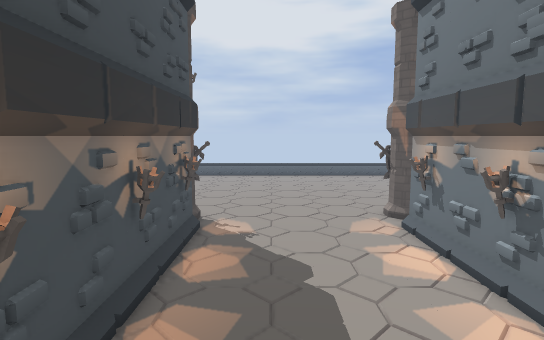
View 1 (above)

17 first-person views from a walk through a Godot game level. The camera is 1.2 m above the floor, tilts 6° down and sees 80° across. The floor is counted in squares, 1 m on a side. Each view is taken from the middle of a square. On the plan, view 1 faces up. The plan holds only what a view shows up to about 14 squares ahead; the rest is blank. The place goes on beyond the plan. Flat picture figures and markers are left out. Some surface patterns are stand-ins.

View 2
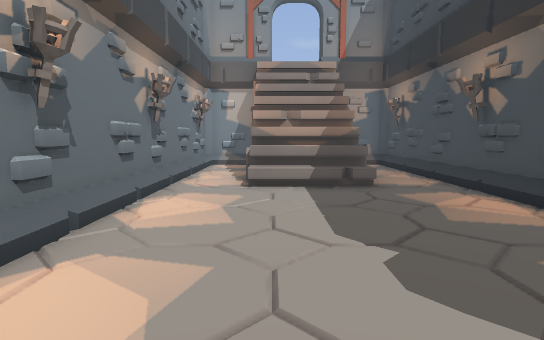

View 3
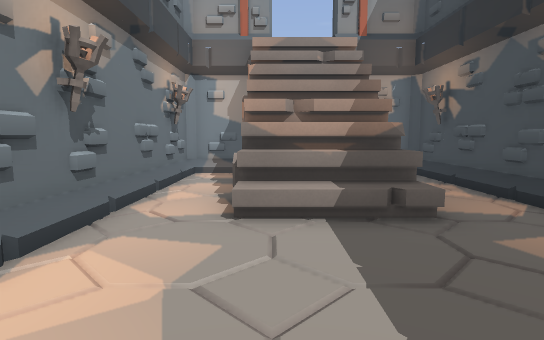

View 4
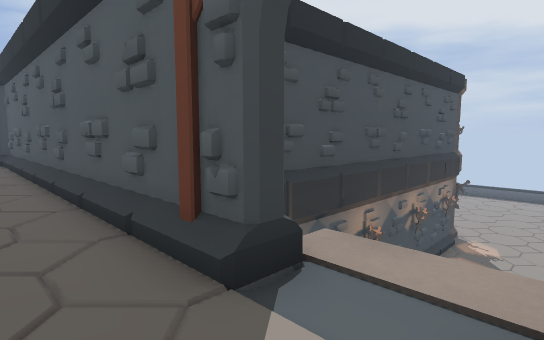

View 5
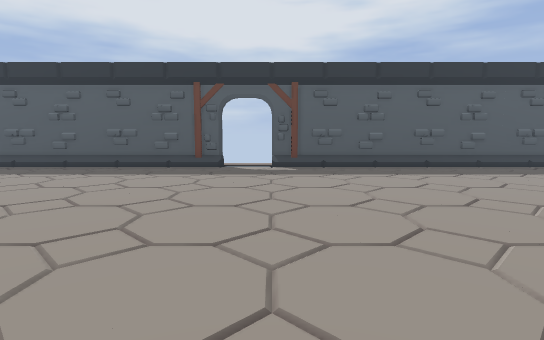

View 6
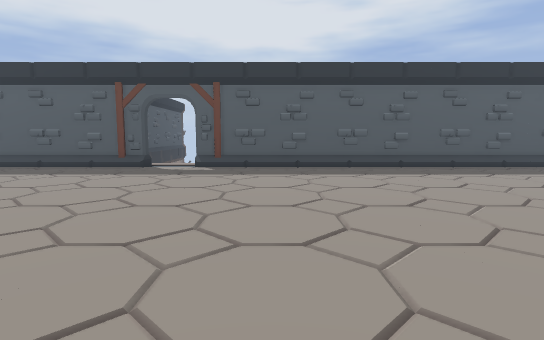

View 7
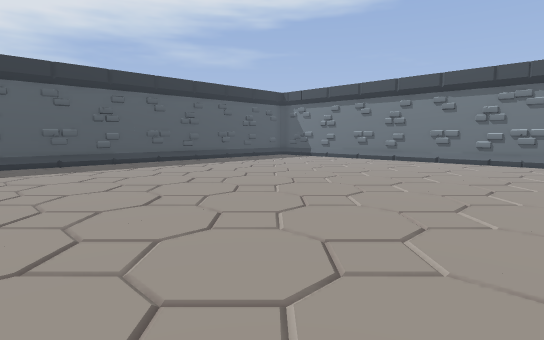

View 8
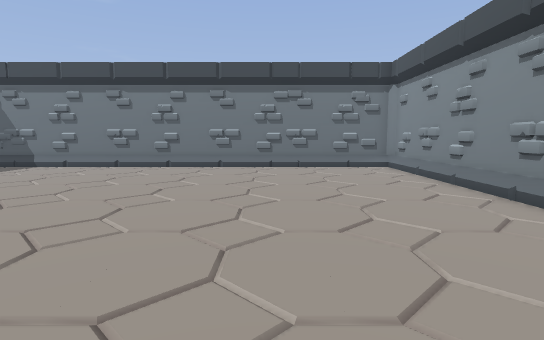

View 9
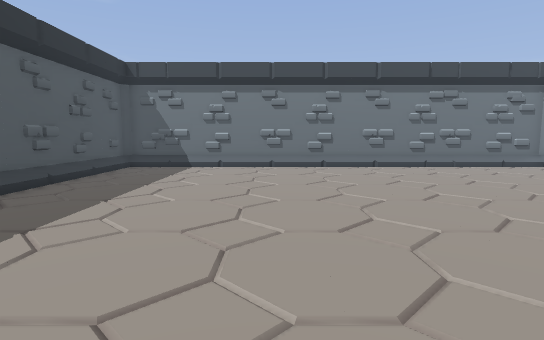

View 10
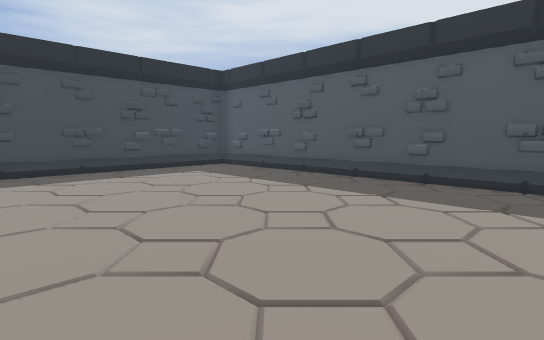

View 11
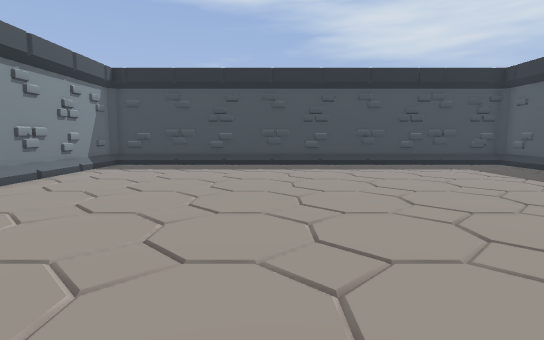

View 12
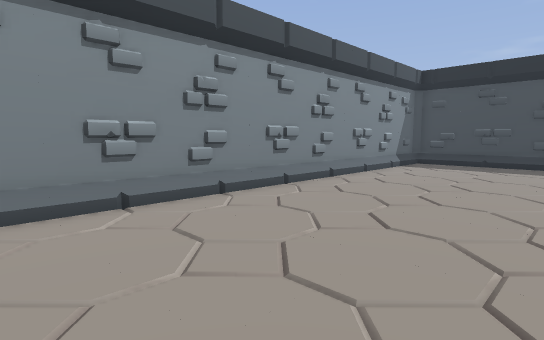

View 13
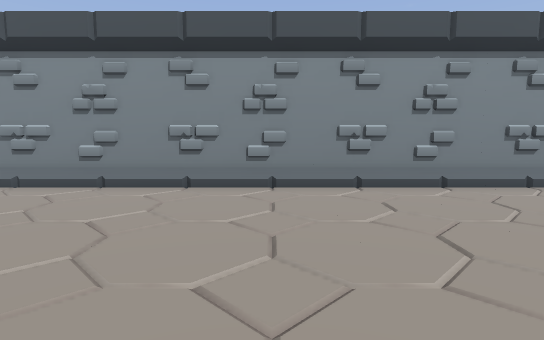

View 14
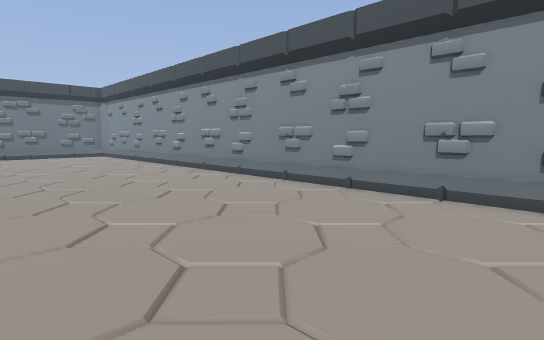

View 15
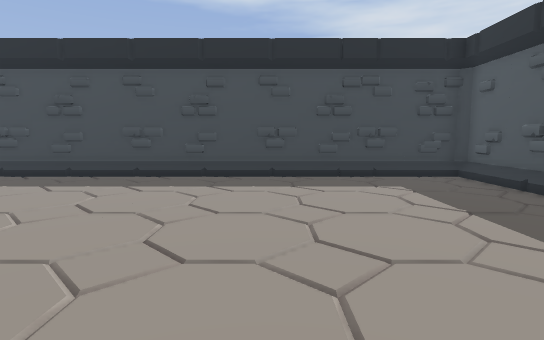

View 16
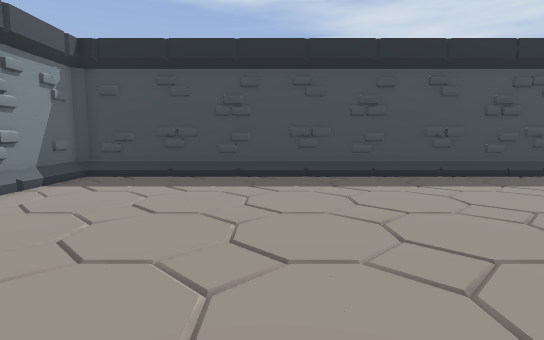

View 17
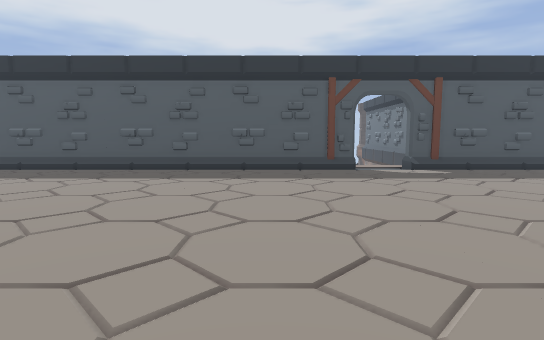

### Floor plan
Key: @ floor where view 1 was taken; # wall or solid block; . main floor; - floor 4 m lower than the main floor; / step, stairs or slope.
Columns run from 15 left of view 1 to 21 right of it. Each row starts with its distance up from view 1.
 11             #-------#
 10             #-------#
  9             #-------#
  8             #-------#
  7             #-------#
  6             #-------#
  5             #-------#
  4             #-------#
  3             #-------#
  2             #--///--#
  1             #--///--#
  0             #--@//--#
 -1             #- ///--#
 -2             #- ///--#
 -3             #- ...--#
 -4 ################..###################
 -5 #...................................#
 -6 #...................................#
 -7 #...................................#
 -8 #...................................#
 -9 #...................................#
-10 #...................................#
-11 #...................................#
-12 #...................................#
-13 #...................................#
-14 #...................................#
-15 #...................................#
-16 #...................................#
-17 #...................................#
-18 #...................................#
-19 #...................................#
-20 #...................................#
-21 #####################################

Where each view was taken, in squares from view 1:
view 1: 0 up, 0 right, facing up
view 2: 10 up, 2 right, facing down
view 3: 7 up, 2 right, facing down
view 4: 6 down, 2 right, facing up-left
view 5: 17 down, 2 right, facing up
view 6: 17 down, 5 right, facing up
view 7: 19 down, 5 right, facing up-right
view 8: 16 down, 8 right, facing right
view 9: 10 down, 8 right, facing right
view 10: 13 down, 3 left, facing up-left
view 11: 14 down, 1 left, facing left
view 12: 15 down, 0 right, facing down-left
view 13: 13 down, 0 right, facing down
view 14: 14 down, 0 right, facing down-right
view 15: 10 down, 5 left, facing left
view 16: 15 down, 5 left, facing left
view 17: 16 down, 3 left, facing up
